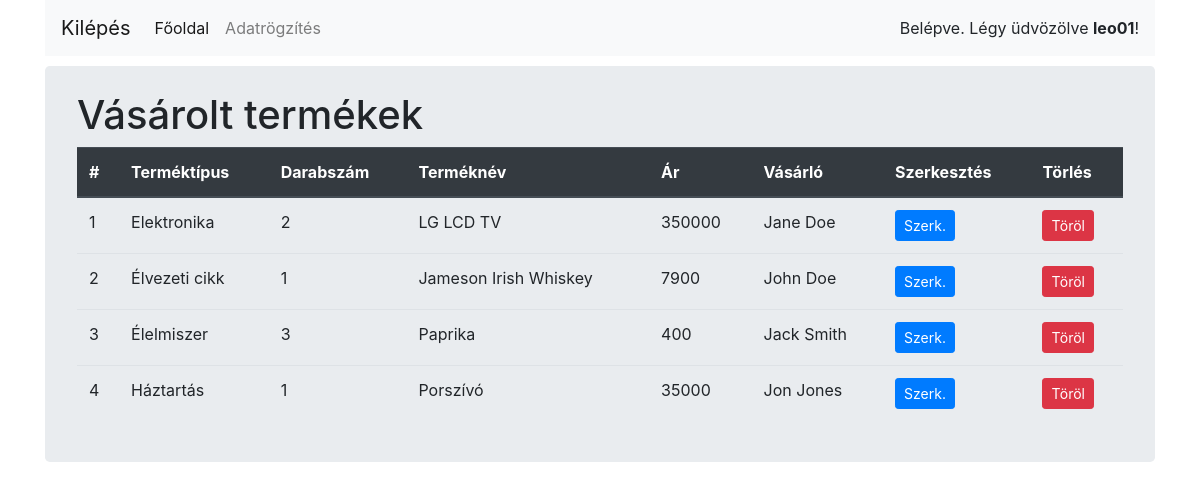
The page /index.php (signed in) on the database its author committed.
### tables this page shows
CREATE TABLE `vasarolttermekek` (
  `id` int(5) NOT NULL,
  `termekId` int(5) NOT NULL,
  `termeknev` varchar(100) NOT NULL,
  `darab` int(11) NOT NULL,
  `ar` int(11) NOT NULL,
  `vasarlo` varchar(100) NOT NULL
);

### db.php (called while the page is built, shortened)
<?php
class Database {
    public $servername = "localhost";
    public $dbname = "products_app";
    public $user = "root";
    public $password = "";
    public function connect(){
        try {
            $this->conn = new PDO("mysql:host=$this->servername;dbname=$this->dbname", $this->user, $this->password);
            $this->conn->setAttribute(PDO::ATTR_ERRMODE,PDO::ERRMODE_EXCEPTION);
            $this->conn->exec("set names utf8");
            return $this->conn;
        }
        catch(PDOException $e) {
            echo "Kapcsolódás sikertelen!" . $e->getMessage();
        }
    }
}
?>

### backend.php (called while the page is built, shortened)
<?php
class Market extends Database{
            ?>
            <?php
    public function display(){
        $sql = "SELECT * FROM vasarolttermekek";
        $sqlData = array();
        $result = $this->connect()->query($sql);
        if ($result->rowCount()>0) {
            while ($row = $result->fetch()) {
                $sqlData[] = $row;
            }
        }
        return $sqlData;
    }
}
?>

### index.php (the view, shortened to what this page needs)
<?php
require_once "db.php";
require_once "backend.php";
?>
<!DOCTYPE html>
<html lang="en">
<head>
    <link rel="stylesheet" href="https://maxcdn.bootstrapcdn.com/bootstrap/4.3.1/css/bootstrap.min.css">
</head>
<body>
<div class="container">
    <nav class="navbar navbar-expand-lg navbar-light bg-light" style="margin-bottom:10px;">
        <a class="navbar-brand" href="login.php">Kilépés</a>
        <div class="collapse navbar-collapse" id="navbarSupportedContent">
            <ul class="navbar-nav mr-auto">
                <li class="nav-item active">
                    <a class="nav-link" href="index.php">Főoldal</a>
                </li>
                <li class="nav-item">
                    <a class="nav-link" href="create.php">Adatrögzítés</a>
                </li>
            </ul>
            <form class="form-inline my-2 my-lg-0">
                <?php
                    if(isset($_SESSION['username'])){
                        echo "<span>Belépve. Légy üdvözölve <strong>".$_SESSION['username']."</strong>!</span>";
                    }
                ?>
            </form>
        </div>
    </nav>
    <div class="row">
        <div class="col-lg-12">
            <div class="jumbotron" style="padding-top:25px; padding-bottom:25px;">
            <h1 class="display-5">Vásárolt termékek</h1>
                <table class="table">
                    <thead class="thead-dark">
                        <tr>
                            <th scope="col">#</th>
                            <th scope="col">Terméktípus</th>
                            <th scope="col">Darabszám</th>
                            <th scope="col">Terméknév</th>
                            <th scope="col">Ár</th>
                            <th scope="col">Vásárló</th>
                            <th scope="col">Szerkesztés</th>
                            <th scope="col">Törlés</th>
                        </tr>
                    </thead>
                    <tbody>
                    <?php
                    $market = new Market();
                    $rows = $market->display();
                    foreach ($rows as $row) {
                    ?>
                        <tr>
                            <td><?php echo $row["id"]; ?></td>
                            <td><?php
                                    $product = $row["termekId"];
                                    switch ($product) {
                                        case "1": echo "Élelmiszer";
                                            break;
                                        case "2": echo "Elektronika";
                                            break;
                                        case "3": echo "Háztartás";
                                            break;
                                        case "4": echo "Élvezeti cikk";
                                            break;
                                    }
                            ?></td>
                            <td><?php echo $row["darab"]; ?></td>
                            <td><?php echo $row["termeknev"]; ?></td>
                            <td><?php echo $row["ar"]; ?></td>
                            <td><?php echo $row["vasarlo"]; ?></td>
                            <td><a href="update.php?id=<?php echo $row['id']?>" class="btn btn-primary btn-sm">Szerk.</a></td>
                            <td><a href="index.php?del=<?php echo $row['id']?>" class="btn btn-danger btn-sm">Töröl</a></td>
                        </tr>
                        <?php } ?>
                    </tbody>
                </table>
            </div>
        </div>
    </div>
</div>
</body>
</html>

### rows shown on the page
vasarolttermekek: id "1", termekId "Elektronika", darab "2", termeknev "LG LCD TV", ar "350000", vasarlo "Jane Doe"
vasarolttermekek: id "2", termekId "Élvezeti cikk", darab "1", termeknev "Jameson Irish Whiskey", ar "7900", vasarlo "John Doe"
vasarolttermekek: id "3", termekId "Élelmiszer", darab "3", termeknev "Paprika", ar "400", vasarlo "Jack Smith"
vasarolttermekek: id "4", termekId "Háztartás", darab "1", termeknev "Porszívó", ar "35000", vasarlo "Jon Jones"

### other values the page prints
$_SESSION['username'] "leo01"
